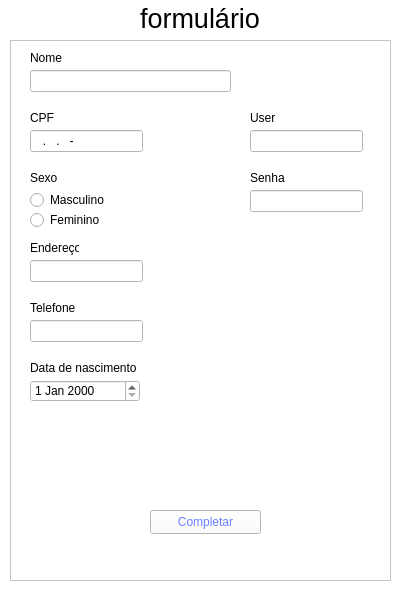
<?xml version="1.0" encoding="UTF-8"?>
<ui version="4.0">
 <class>furmulario</class>
 <widget class="QMainWindow" name="furmulario">
  <property name="geometry">
   <rect>
    <x>0</x>
    <y>0</y>
    <width>400</width>
    <height>600</height>
   </rect>
  </property>
  <property name="sizePolicy">
   <sizepolicy hsizetype="Fixed" vsizetype="Fixed">
    <horstretch>0</horstretch>
    <verstretch>0</verstretch>
   </sizepolicy>
  </property>
  <property name="minimumSize">
   <size>
    <width>400</width>
    <height>600</height>
   </size>
  </property>
  <property name="maximumSize">
   <size>
    <width>400</width>
    <height>600</height>
   </size>
  </property>
  <property name="windowTitle">
   <string>formulario</string>
  </property>
  <property name="autoFillBackground">
   <bool>false</bool>
  </property>
  <property name="styleSheet">
   <string notr="true">background-color: rgb(255, 255, 255);</string>
  </property>
  <widget class="QWidget" name="centralwidget">
   <widget class="QLabel" name="txt_formulario">
    <property name="geometry">
     <rect>
      <x>140</x>
      <y>0</y>
      <width>124</width>
      <height>36</height>
     </rect>
    </property>
    <property name="font">
     <font>
      <pointsize>20</pointsize>
     </font>
    </property>
    <property name="styleSheet">
     <string notr="true">color: rgb(0, 0, 0);</string>
    </property>
    <property name="text">
     <string>formulário</string>
    </property>
   </widget>
   <widget class="QFrame" name="F_quest">
    <property name="geometry">
     <rect>
      <x>10</x>
      <y>40</y>
      <width>381</width>
      <height>541</height>
     </rect>
    </property>
    <property name="styleSheet">
     <string notr="true">background-color: rgb(255, 255, 255);</string>
    </property>
    <property name="frameShape">
     <enum>QFrame::Shape::StyledPanel</enum>
    </property>
    <property name="frameShadow">
     <enum>QFrame::Shadow::Raised</enum>
    </property>
    <widget class="QLabel" name="txt_nome">
     <property name="geometry">
      <rect>
       <x>20</x>
       <y>10</y>
       <width>49</width>
       <height>16</height>
      </rect>
     </property>
     <property name="text">
      <string>Nome</string>
     </property>
    </widget>
    <widget class="QLineEdit" name="LE_nome">
     <property name="geometry">
      <rect>
       <x>20</x>
       <y>30</y>
       <width>201</width>
       <height>22</height>
      </rect>
     </property>
    </widget>
    <widget class="QLabel" name="txt_cpf">
     <property name="geometry">
      <rect>
       <x>20</x>
       <y>70</y>
       <width>49</width>
       <height>16</height>
      </rect>
     </property>
     <property name="text">
      <string>CPF</string>
     </property>
    </widget>
    <widget class="QLineEdit" name="LE_cpf">
     <property name="geometry">
      <rect>
       <x>20</x>
       <y>90</y>
       <width>113</width>
       <height>22</height>
      </rect>
     </property>
     <property name="inputMask">
      <string>000.000.000-00</string>
     </property>
    </widget>
    <widget class="QLabel" name="txt_sexo">
     <property name="geometry">
      <rect>
       <x>20</x>
       <y>130</y>
       <width>49</width>
       <height>16</height>
      </rect>
     </property>
     <property name="text">
      <string>Sexo</string>
     </property>
    </widget>
    <widget class="QRadioButton" name="radioButton">
     <property name="geometry">
      <rect>
       <x>20</x>
       <y>150</y>
       <width>89</width>
       <height>20</height>
      </rect>
     </property>
     <property name="text">
      <string>Masculino</string>
     </property>
    </widget>
    <widget class="QRadioButton" name="radioButton_2">
     <property name="geometry">
      <rect>
       <x>20</x>
       <y>170</y>
       <width>89</width>
       <height>20</height>
      </rect>
     </property>
     <property name="text">
      <string>Feminino</string>
     </property>
    </widget>
    <widget class="QLineEdit" name="LE_endereco">
     <property name="geometry">
      <rect>
       <x>20</x>
       <y>220</y>
       <width>113</width>
       <height>22</height>
      </rect>
     </property>
    </widget>
    <widget class="QLabel" name="txt_endereco">
     <property name="geometry">
      <rect>
       <x>20</x>
       <y>200</y>
       <width>49</width>
       <height>16</height>
      </rect>
     </property>
     <property name="text">
      <string>Endereço</string>
     </property>
    </widget>
    <widget class="QLabel" name="txt_telefone">
     <property name="geometry">
      <rect>
       <x>20</x>
       <y>260</y>
       <width>49</width>
       <height>16</height>
      </rect>
     </property>
     <property name="text">
      <string>Telefone</string>
     </property>
    </widget>
    <widget class="QLineEdit" name="LE_telefone">
     <property name="geometry">
      <rect>
       <x>20</x>
       <y>280</y>
       <width>113</width>
       <height>22</height>
      </rect>
     </property>
    </widget>
    <widget class="QLabel" name="txt_nascimento">
     <property name="geometry">
      <rect>
       <x>20</x>
       <y>320</y>
       <width>111</width>
       <height>16</height>
      </rect>
     </property>
     <property name="text">
      <string>Data de nascimento</string>
     </property>
    </widget>
    <widget class="QDateEdit" name="DE_nascimento">
     <property name="geometry">
      <rect>
       <x>20</x>
       <y>340</y>
       <width>110</width>
       <height>22</height>
      </rect>
     </property>
    </widget>
    <widget class="QPushButton" name="btn_completar">
     <property name="geometry">
      <rect>
       <x>140</x>
       <y>470</y>
       <width>111</width>
       <height>24</height>
      </rect>
     </property>
     <property name="styleSheet">
      <string notr="true">color: rgb(107, 127, 255);
border-color: rgb(107, 127, 255);</string>
     </property>
     <property name="text">
      <string>Completar</string>
     </property>
     <property name="autoDefault">
      <bool>false</bool>
     </property>
     <property name="default">
      <bool>false</bool>
     </property>
     <property name="flat">
      <bool>false</bool>
     </property>
    </widget>
    <widget class="QLabel" name="label">
     <property name="geometry">
      <rect>
       <x>240</x>
       <y>130</y>
       <width>49</width>
       <height>16</height>
      </rect>
     </property>
     <property name="text">
      <string>Senha</string>
     </property>
    </widget>
    <widget class="QLabel" name="label_2">
     <property name="geometry">
      <rect>
       <x>240</x>
       <y>70</y>
       <width>49</width>
       <height>16</height>
      </rect>
     </property>
     <property name="text">
      <string>User</string>
     </property>
    </widget>
    <widget class="QLineEdit" name="lineEdit">
     <property name="geometry">
      <rect>
       <x>240</x>
       <y>150</y>
       <width>113</width>
       <height>22</height>
      </rect>
     </property>
     <property name="echoMode">
      <enum>QLineEdit::EchoMode::Password</enum>
     </property>
    </widget>
    <widget class="QLineEdit" name="lineEdit_2">
     <property name="geometry">
      <rect>
       <x>240</x>
       <y>90</y>
       <width>113</width>
       <height>22</height>
      </rect>
     </property>
    </widget>
   </widget>
  </widget>
 </widget>
 <resources/>
 <connections/>
</ui>
